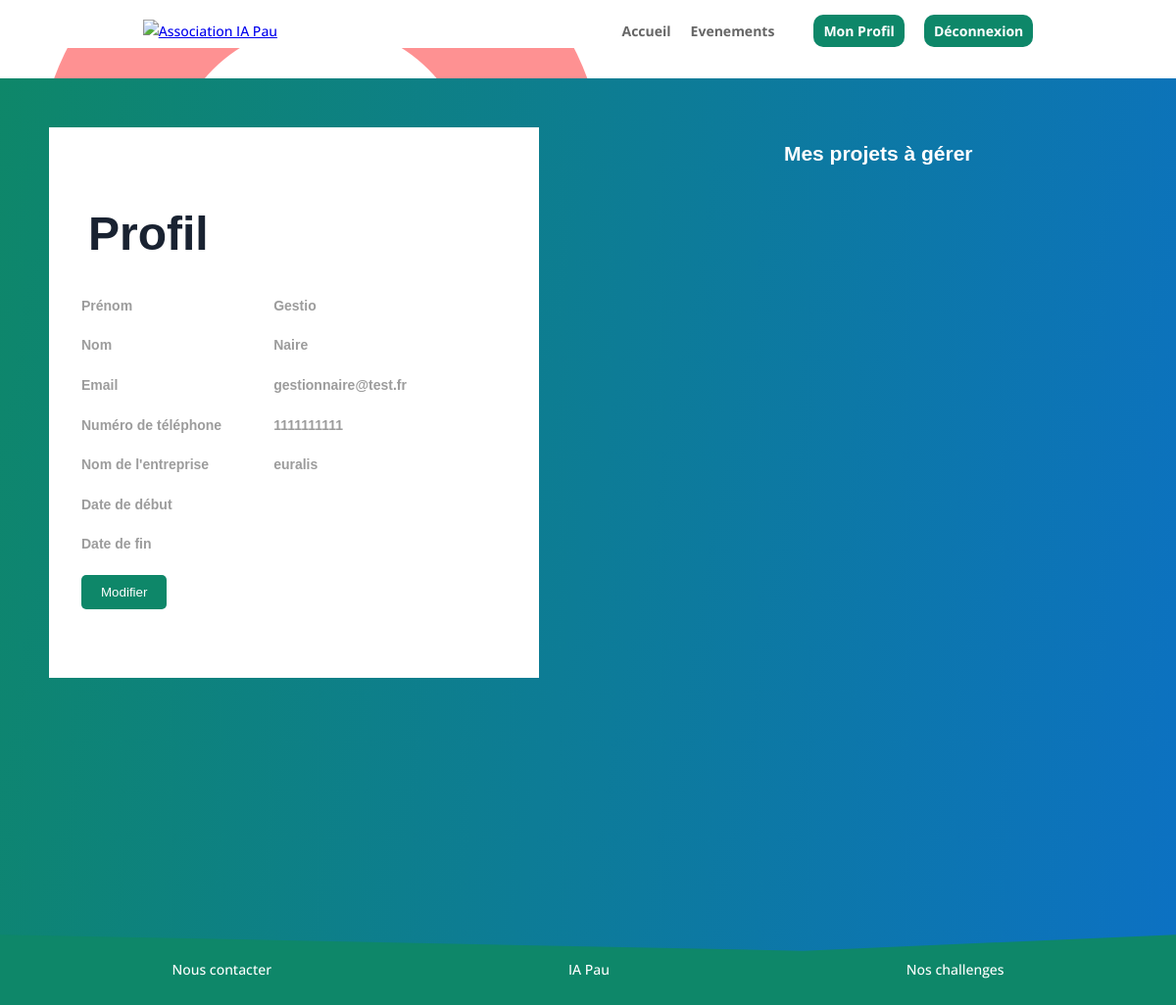
The page /?page=profilGestionnaire (signed in) on the database its author committed.
### tables this page shows
CREATE TABLE Utilisateur(
    idUtilisateur int NOT NULL AUTO_INCREMENT,
    email varchar(64) NOT NULL,
    motDePasse varchar(255) NOT NULL,
    type varchar(30) NOT NULL,
    nomUtilisateur varchar(30) NOT NULL,
    prenomUtilisateur varchar(30) NOT NULL,
    numeroTel char(10) NOT NULL,
    niveauEtude varchar(2),
    ecole varchar(30),
    ville varchar(30),
    nomEntreprise varchar(30),
    dateDebutUtilisateur date,
    dateFinUtilisateur date,
    PRIMARY KEY (idUtilisateur),
 
    UNIQUE (email),
    CONSTRAINT check_numerotel CHECK (numeroTel REGEXP '^[0-9]{10}$'),
    CONSTRAINT check_niveauEtude CHECK (niveauEtude IN ('','L1', 'L2', 'L3', 'M1', 'M2', 'D')),
    CONSTRAINT check_type CHECK (type IN ('Etudiant', 'Gestionnaire', 'Administrateur'))
);

### action/bdd.php (called while the page is built, shortened)
<?php
require_once('database_login.php');
function connect()
{
    $connexion = null;
    global $username;
    global $password;
    global $bddname;
    global $port;
    try {
        $connexion = new PDO(
            'mysql:host=localhost;dbname=' . $bddname . ';charset=utf8' . ';port=' . $port,
            $username,
            $password
        );
    } catch (Exception $e) {
        die('Erreur : ' . $e->getMessage());
    }
    return $connexion;
}
function getUser($mail)
{
    try {
        $conn = connect();
        $sqlQuery = "SELECT * FROM Utilisateur WHERE email LIKE :email";
        $statement = $conn->prepare($sqlQuery);
        $statement->bindParam(':email', $mail);
        $statement->execute();
        $result = $statement->fetchAll();
        return $result;
    } catch (Exception $e) {
        die('Erreur : ' . $e->getMessage());
    }
}
?>

### pages/profilGestionnaire.php (the view, shortened to what this page needs)
<!DOCTYPE html>
<?php
if (isset($_SESSION['email'])) {
    $email = $_SESSION['email'];
    $infos = getUser($email);
    ?>
<div class="profil">
    <div id="profil_id" class="profil_block">
        <h1>Profil</h1>
        <table>
            <tr>
                <th>Prénom</th>
                <td><?php echo $infos[0]['prenomUtilisateur']; ?></td>
                <td><p id="prenomError" style="display: none; color: red;">Veuillez entrer un prénom valide</p></td>
            </tr>
            <tr>
                <th>Nom</th>
                <td><?php echo $infos[0]['nomUtilisateur']; ?></td>
                <td><p id="nomError" style="display: none; color: red;">Veuillez entrer un nom valide</p></td>
            </tr>
            <tr>
                <th>Email</th>
                <td><?php echo $infos[0]['email']; ?></td>
                <td><p id="emailError" style="display: none; color: red;">Veuillez entrer une adresse email valide</p></td>
            </tr>
            <tr>
                <th>Numéro de téléphone</th>
                <td><?php echo $infos[0]['numeroTel']; ?></td>
                <td><p id="numeroTelError" style="display: none; color: red;">Veuillez entrer un numéro de téléphone valide</p></td>
            </tr>
            <tr>
                <th>Nom de l'entreprise</th>
                <td><?php echo $infos[0]['nomEntreprise']; ?></td>
                <td><p id="nomEntrepriseError" style="display: none; color: red;">Veuillez entrer un nom d'entreprise valide</p></td>
            </tr>
            <tr>
                <th>Date de début</th>
                <td><?php echo $infos[0]['dateDebutUtilisateur']; ?></td>
                <td><p id="dateDebutError" style="display: none; color: red;">Veuillez entrer une date de début valide</p></td>
            </tr>
            <tr>
                <th>Date de fin</th>
                <td><?php echo $infos[0]['dateFinUtilisateur']; ?></td>
                <td><p id="dateFinError" style="display: none; color: red;">Veuillez entrer une date de fin valide</p></td>
            </tr>
            <tr>
                <td><button onclick="toggleEditProfilGestionnaire(this)" data-mdp="<?php echo $infos[0]['motDePasse']; ?>" data-email="<?php echo $infos[0]['email']; ?>">Modifier</button></td>
            </tr>
        </table>
    </div>
    <div class="projects">
    <h2>Mes projets à gérer</h2>
    <?php
    echo "<body>";
    echo "</body>";
    ?>
</div>
    <?php
} else {
    echo 'error';
}

### styles/global.css (style rules this page uses)
body { position: relative; margin: 0; padding-bottom: 6rem; min-height: 100%; font-family: Open Sans,Arial,sans-serif; font-size: 14px; color: #2b2b2b; line-height: 1.7em; font-weight: 500; background-color: rgb(255, 255, 255); background-image: url(/images/background.png); }
html { height: 100%; box-sizing: border-box; }
*, *:before, *:after { box-sizing: inherit; }
#content h1 { margin-top: 30px; margin-left: 10px; font-family: 'Ubuntu',Helvetica,Arial,Lucida,sans-serif; font-weight: 700; font-size: 48px; color: #192231; line-height: 1.2em; }
button { background-color: #0e8769; color: white; border-radius: 5px; padding: 10px 20px; border: none; transition: color 0.3s ease; font-family: 'Ubuntu',Helvetica,Arial,Lucida,sans-serif !important; cursor: pointer; }

### styles/component/profil.css (style rules this page uses)
.profil { background-image: linear-gradient(100deg,#0e8769 0%,#0c71c3 100%) !important; color:white; font-family: 'Poppins',Helvetica,Arial,Lucida,sans-serif; font-weight: 600; line-height: 1.4em; display: flex; justify-content: first baseline; align-items:flex-start; padding-bottom: 130px; min-height: 900px; margin-bottom: -50px; }
.profil_block { background-color: white; color: #9c9c9c; margin: 50px; padding: 50px 30px; margin-right: 200px; text-align: left; }
.profil_block table tr th,.profil_block table tr td { padding-bottom: 18px; padding-right: 50px; }
.projects { margin: 50px; }

### rows shown on the page
utilisateur: prenomUtilisateur "Gestio", nomUtilisateur "Naire", email "gestionnaire@test.fr", numeroTel "1111111111", nomEntreprise "euralis"
